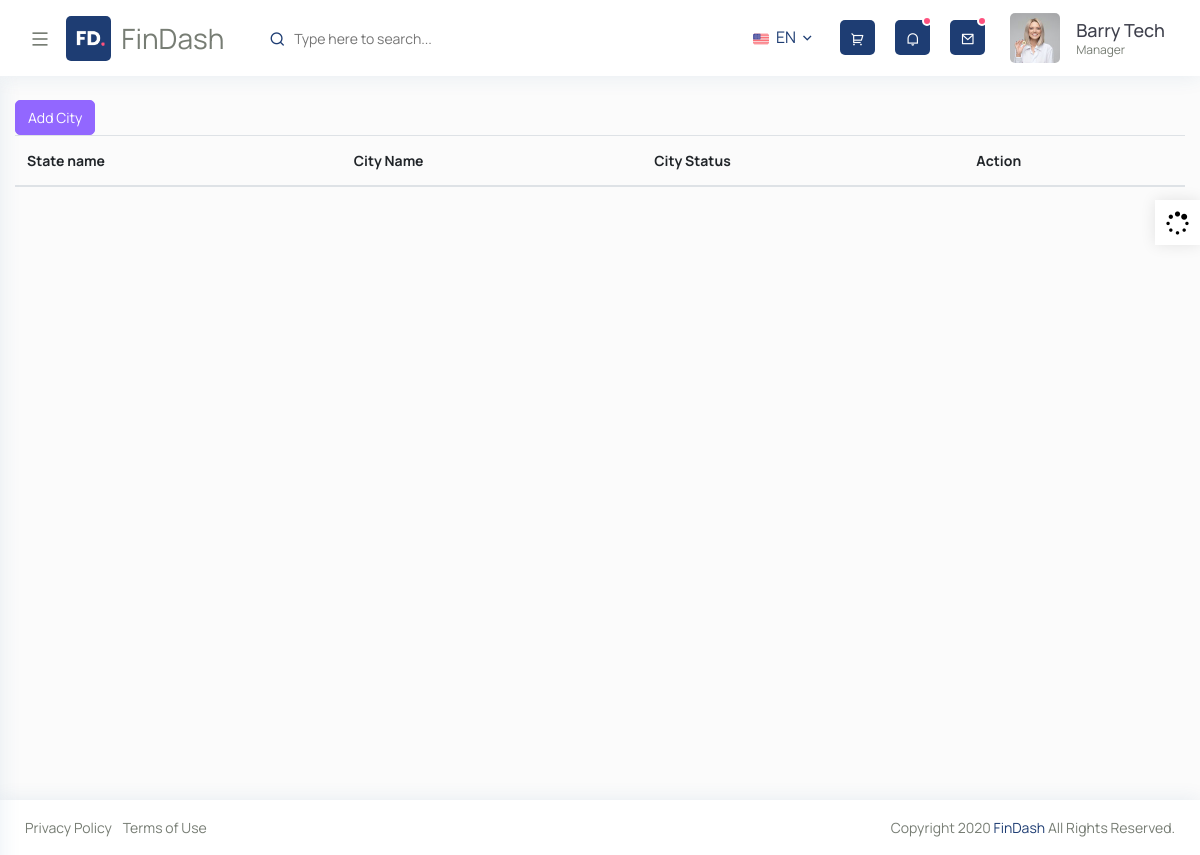
Page /machineapp/city_show on the earlier database version.
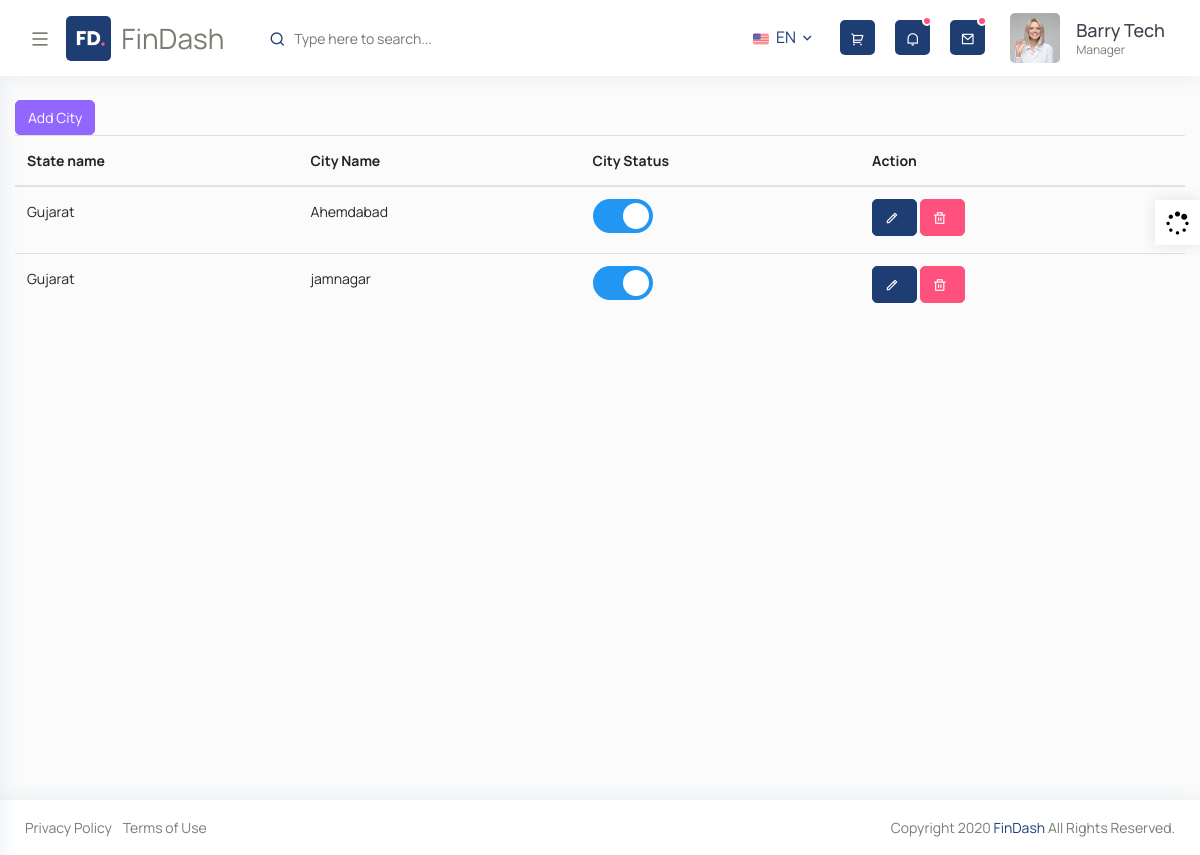
Same page on the later database version.
### machineapp/models.py (models this page shows, shortened)
class city(models.Model):
    state_id=models.ForeignKey(state, on_delete=models.CASCADE)
    city_name=models.CharField(max_length=200)
    city_status=models.CharField(max_length=200, default='True')
    def __str__(self):
       return self.city_name

class state(models.Model):
    country_id=models.ForeignKey(country, on_delete=models.CASCADE)
    state_name=models.CharField(max_length=200)
    state_status=models.CharField(max_length=200, default='True')

### machineapp/views.py (the view)
# urls.py: path('city_show',views.city_show, name='city_show'),
def city_show(request):
    cityobj = city.objects.all()
    context={
        'city':cityobj,
        'baseurl':baseurl,
    }
    print(cityobj)
    return render(request,"city_show.html",context)

### templates/city_show.html (shortened to what this page needs)
{% extends "base.html" %}
{% load static %}
{% block body %}
<div id="content-page" class="content-page">
  <div class="container-fluid">
    <a class="btn btn-info" href="{% url 'city_add' %}">Add City</a>
    <table class="table">
      <thead>
        <tr>
          <th scope="country">State name</th>
          <th scope="state">City Name</th>
          <th scope="state">City Status</th>
          <th scope="state">Action</th>
        </tr>
      </thead>
      <tbody>
        {% for i in city %}
        <tr>
          <td>{{i.state_id.state_name}}</td>
          <td>{{i.city_name}}</td>
          <td>
            {% if i.city_status == "True" %}
                <label class="switch" onchange="myfun({{i.id}}, true)">
                  <span class="slider round"></span>
                </label>
            {% else %}
                <label class="switch" onchange="myfun({{i.id}}, true)">
                  <input type="checkbox" >
                  <span class="slider round"></span>
                </label>
            {% endif %}
            </td>
          <td><a class="btn btn-primary" href="{% url 'city_update' i.id %}"><i class="ri-pencil-line"></i></a>
          <a class="btn btn-danger"href="{% url 'city_delete' i.id %}" onclick="return confirm('Are you sure you want to delete this?')"><i class="ri-delete-bin-line"></a></td>
        </tr>
        {% endfor %}
        </tbody>
        </table>
      </div>
    </div>
{% endblock %}

Differences in the rows shown:
added city: state_id.state_name "Gujarat", city_name "Ahemdabad"
added city: state_id.state_name "Gujarat", city_name "jamnagar"
